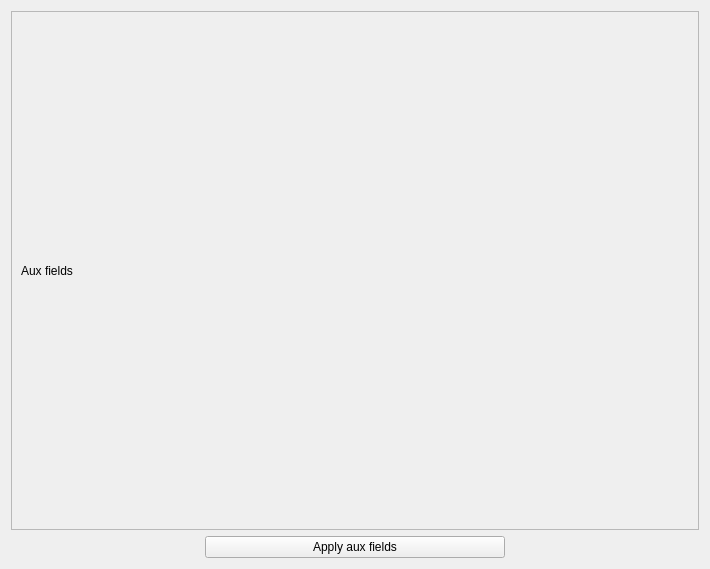
<?xml version="1.0" encoding="UTF-8"?>
<ui version="4.0">
 <class>Form</class>
 <widget class="QWidget" name="Form">
  <property name="geometry">
   <rect>
    <x>0</x>
    <y>0</y>
    <width>710</width>
    <height>569</height>
   </rect>
  </property>
  <property name="windowTitle">
   <string>Form</string>
  </property>
  <layout class="QVBoxLayout" name="verticalLayout">
   <item>
    <widget class="QScrollArea" name="scrollArea">
     <property name="widgetResizable">
      <bool>true</bool>
     </property>
     <widget class="QWidget" name="scrollAreaWidgetContents">
      <property name="geometry">
       <rect>
        <x>0</x>
        <y>0</y>
        <width>690</width>
        <height>518</height>
       </rect>
      </property>
      <layout class="QVBoxLayout" name="verticalLayout_3">
       <item>
        <layout class="QVBoxLayout" name="auxFieldsLayout">
         <item>
          <widget class="QLabel" name="label">
           <property name="text">
            <string>Aux fields</string>
           </property>
          </widget>
         </item>
        </layout>
       </item>
      </layout>
     </widget>
    </widget>
   </item>
   <item alignment="Qt::AlignHCenter">
    <widget class="QPushButton" name="applyAuxFieldsBtn">
     <property name="enabled">
      <bool>true</bool>
     </property>
     <property name="minimumSize">
      <size>
       <width>300</width>
       <height>0</height>
      </size>
     </property>
     <property name="maximumSize">
      <size>
       <width>600</width>
       <height>16777215</height>
      </size>
     </property>
     <property name="text">
      <string>Apply aux fields</string>
     </property>
    </widget>
   </item>
  </layout>
 </widget>
 <resources/>
 <connections/>
</ui>
